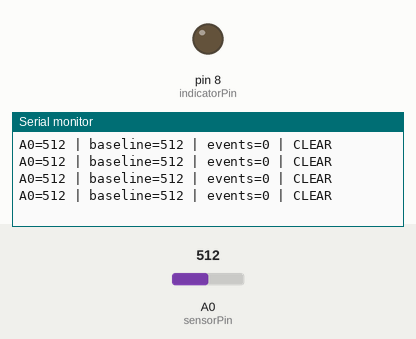
Recording of a sketch running on a simulated Arduino Uno, built with avr-gcc and run on an emulated ATmega328P. On the bench: output pins drawn as LEDs (lit = HIGH), the last lines printed to the serial monitor. The inputs (shaded band) are chosen by the test bench; at power-on: A0 (sensorPin) = 512.

Above: at 1.2 s.
1.3 s: A0 (sensorPin) set to 342
At 1.68 s:
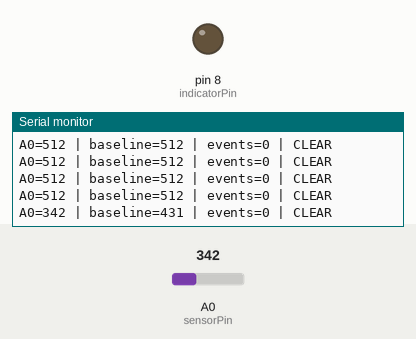
2.8 s: A0 (sensorPin) set to 325
At 2.93 s:
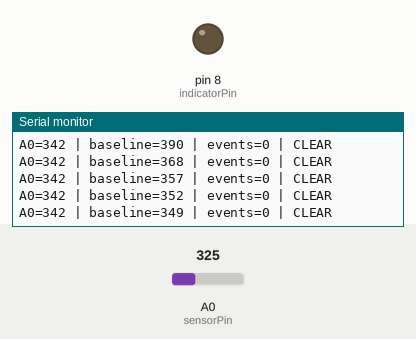
4.3 s: A0 (sensorPin) set to 162
At 4.43 s:
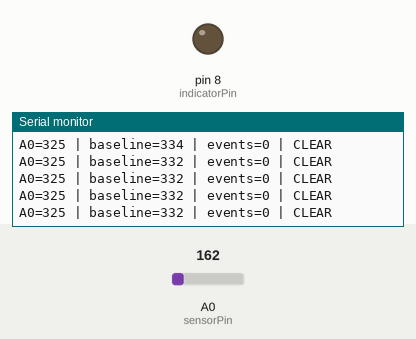
5.8 s: A0 (sensorPin) set to 146
At 5.93 s:
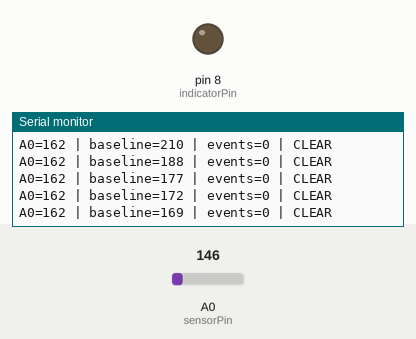
Timing chart, 0 to 8.3 s (numbered marks = the images above; inputs shaded):
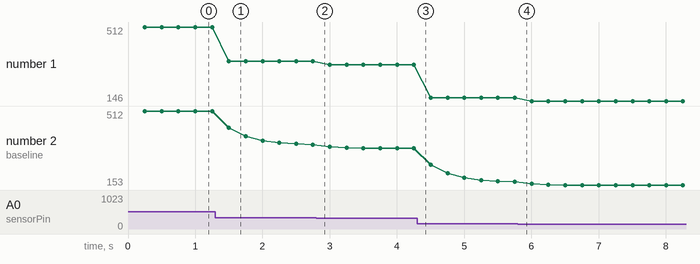

Measured:
- after the input at 1.3 s, the serial monitor: prints a new line after 0.20 s (image 1)
- plotted number 1: 512 → 342 after the input at 1.3 s, 342 → 325 after the input at 2.8 s, 325 → 162 after the input at 4.3 s, 162 → 146 after the input at 5.8 s
- plotted number 2: 512 → 349 after the input at 1.3 s, 349 → 332 after the input at 2.8 s, 332 → 169 after the input at 4.3 s, 169 → 153 after the input at 5.8 s

The sketch:

window_shadow_detector.ino
```cpp
constexpr byte sensorPin = A0, indicatorPin = 8;
constexpr int triggerDrop = 180, recoverDrop = 90, minimumBaseline = 260;
constexpr unsigned long sampleMs = 50;
int baseline = 0;
bool shadow = false;
unsigned long events = 0;
unsigned long sampledAt = 0, reportedAt = 0;

void setup() {
  pinMode(indicatorPin, OUTPUT);
  digitalWrite(indicatorPin, LOW);
  Serial.begin(115200);
  baseline = analogRead(sensorPin);
}

void loop() {
  const unsigned long now = millis();
  if (now - sampledAt < sampleMs) return;
  sampledAt = now;
  const int light = analogRead(sensorPin);
  const int drop = baseline - light;

  if (shadow) {
    if (drop <= recoverDrop) shadow = false;
  } else if (baseline >= minimumBaseline && drop >= triggerDrop) {
    shadow = true;
    ++events;
  }
  if (!shadow) baseline += (light - baseline) / 8;
  digitalWrite(indicatorPin, shadow ? HIGH : LOW);

  if (now - reportedAt >= 250) {
    reportedAt = now;
    Serial.print(F("A0="));
    Serial.print(light);
    Serial.print(F(" | baseline="));
    Serial.print(baseline);
    Serial.print(F(" | events="));
    Serial.print(events);
    Serial.println(shadow ? F(" | SHADOW") : F(" | CLEAR"));
  }
}
```
